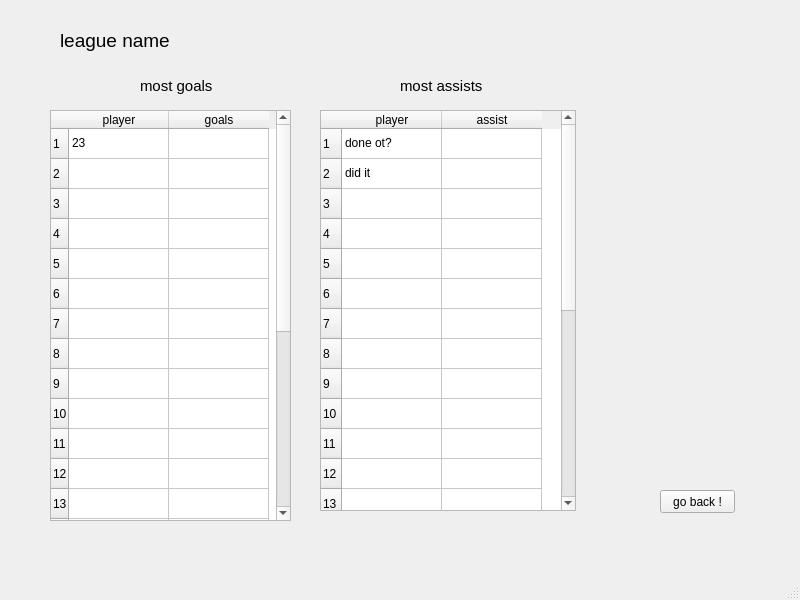
<?xml version="1.0" encoding="UTF-8"?>
<ui version="4.0">
 <class>MainWindow</class>
 <widget class="QMainWindow" name="MainWindow">
  <property name="geometry">
   <rect>
    <x>0</x>
    <y>0</y>
    <width>800</width>
    <height>600</height>
   </rect>
  </property>
  <property name="windowTitle">
   <string>MainWindow</string>
  </property>
  <widget class="QWidget" name="centralwidget">
   <widget class="QTableWidget" name="tableWidget">
    <property name="geometry">
     <rect>
      <x>50</x>
      <y>110</y>
      <width>241</width>
      <height>411</height>
     </rect>
    </property>
    <row>
     <property name="text">
      <string>1</string>
     </property>
    </row>
    <row>
     <property name="text">
      <string>2</string>
     </property>
    </row>
    <row>
     <property name="text">
      <string>3</string>
     </property>
    </row>
    <row>
     <property name="text">
      <string>4</string>
     </property>
    </row>
    <row>
     <property name="text">
      <string>5</string>
     </property>
    </row>
    <row>
     <property name="text">
      <string>6</string>
     </property>
    </row>
    <row>
     <property name="text">
      <string>7</string>
     </property>
    </row>
    <row>
     <property name="text">
      <string>8</string>
     </property>
    </row>
    <row>
     <property name="text">
      <string>9</string>
     </property>
    </row>
    <row>
     <property name="text">
      <string>10</string>
     </property>
    </row>
    <row>
     <property name="text">
      <string>11</string>
     </property>
    </row>
    <row>
     <property name="text">
      <string>12</string>
     </property>
    </row>
    <row>
     <property name="text">
      <string>13</string>
     </property>
    </row>
    <row>
     <property name="text">
      <string>14</string>
     </property>
    </row>
    <row>
     <property name="text">
      <string>15</string>
     </property>
    </row>
    <row>
     <property name="text">
      <string>16</string>
     </property>
    </row>
    <row>
     <property name="text">
      <string>17</string>
     </property>
    </row>
    <row>
     <property name="text">
      <string>18</string>
     </property>
    </row>
    <row>
     <property name="text">
      <string>19</string>
     </property>
    </row>
    <row>
     <property name="text">
      <string>20</string>
     </property>
    </row>
    <row>
     <property name="text">
      <string>21</string>
     </property>
    </row>
    <row>
     <property name="text">
      <string>22</string>
     </property>
    </row>
    <row>
     <property name="text">
      <string>23</string>
     </property>
    </row>
    <row>
     <property name="text">
      <string>24</string>
     </property>
    </row>
    <column>
     <property name="text">
      <string>player</string>
     </property>
    </column>
    <column>
     <property name="text">
      <string>goals</string>
     </property>
    </column>
    <item row="0" column="0">
     <property name="text">
      <string>23</string>
     </property>
    </item>
    <item row="17" column="0">
     <property name="text">
      <string>figure it out</string>
     </property>
    </item>
    <item row="18" column="0">
     <property name="text">
      <string>have you?</string>
     </property>
    </item>
   </widget>
   <widget class="QTableWidget" name="tableWidget_2">
    <property name="geometry">
     <rect>
      <x>320</x>
      <y>110</y>
      <width>256</width>
      <height>401</height>
     </rect>
    </property>
    <row>
     <property name="text">
      <string>1</string>
     </property>
    </row>
    <row>
     <property name="text">
      <string>2</string>
     </property>
    </row>
    <row>
     <property name="text">
      <string>3</string>
     </property>
    </row>
    <row>
     <property name="text">
      <string>4</string>
     </property>
    </row>
    <row>
     <property name="text">
      <string>5</string>
     </property>
    </row>
    <row>
     <property name="text">
      <string>6</string>
     </property>
    </row>
    <row>
     <property name="text">
      <string>7</string>
     </property>
    </row>
    <row>
     <property name="text">
      <string>8</string>
     </property>
    </row>
    <row>
     <property name="text">
      <string>9</string>
     </property>
    </row>
    <row>
     <property name="text">
      <string>10</string>
     </property>
    </row>
    <row>
     <property name="text">
      <string>11</string>
     </property>
    </row>
    <row>
     <property name="text">
      <string>12</string>
     </property>
    </row>
    <row>
     <property name="text">
      <string>13</string>
     </property>
    </row>
    <row>
     <property name="text">
      <string>14</string>
     </property>
    </row>
    <row>
     <property name="text">
      <string>15</string>
     </property>
    </row>
    <row>
     <property name="text">
      <string>16</string>
     </property>
    </row>
    <row>
     <property name="text">
      <string>17</string>
     </property>
    </row>
    <row>
     <property name="text">
      <string>18</string>
     </property>
    </row>
    <row>
     <property name="text">
      <string>19</string>
     </property>
    </row>
    <row>
     <property name="text">
      <string>20 </string>
     </property>
    </row>
    <row>
     <property name="text">
      <string>21</string>
     </property>
    </row>
    <row>
     <property name="text">
      <string>22</string>
     </property>
    </row>
    <row>
     <property name="text">
      <string>23</string>
     </property>
    </row>
    <row>
     <property name="text">
      <string>24</string>
     </property>
    </row>
    <column>
     <property name="text">
      <string>player</string>
     </property>
    </column>
    <column>
     <property name="text">
      <string>assist</string>
     </property>
    </column>
    <item row="0" column="0">
     <property name="text">
      <string>done ot?</string>
     </property>
    </item>
    <item row="1" column="0">
     <property name="text">
      <string>did it</string>
     </property>
    </item>
   </widget>
   <widget class="QLabel" name="label">
    <property name="geometry">
     <rect>
      <x>140</x>
      <y>70</y>
      <width>141</width>
      <height>31</height>
     </rect>
    </property>
    <property name="font">
     <font>
      <pointsize>11</pointsize>
     </font>
    </property>
    <property name="text">
     <string>most goals</string>
    </property>
   </widget>
   <widget class="QLabel" name="label_2">
    <property name="geometry">
     <rect>
      <x>400</x>
      <y>70</y>
      <width>141</width>
      <height>31</height>
     </rect>
    </property>
    <property name="font">
     <font>
      <pointsize>11</pointsize>
     </font>
    </property>
    <property name="text">
     <string>most assists</string>
    </property>
   </widget>
   <widget class="QLabel" name="label_3">
    <property name="geometry">
     <rect>
      <x>60</x>
      <y>30</y>
      <width>141</width>
      <height>21</height>
     </rect>
    </property>
    <property name="font">
     <font>
      <pointsize>14</pointsize>
     </font>
    </property>
    <property name="text">
     <string>league name</string>
    </property>
   </widget>
   <widget class="QPushButton" name="pushButton">
    <property name="geometry">
     <rect>
      <x>660</x>
      <y>490</y>
      <width>75</width>
      <height>23</height>
     </rect>
    </property>
    <property name="text">
     <string>go back !</string>
    </property>
   </widget>
  </widget>
  <widget class="QMenuBar" name="menubar">
   <property name="geometry">
    <rect>
     <x>0</x>
     <y>0</y>
     <width>800</width>
     <height>21</height>
    </rect>
   </property>
  </widget>
  <widget class="QStatusBar" name="statusbar"/>
 </widget>
 <resources/>
 <connections/>
</ui>
